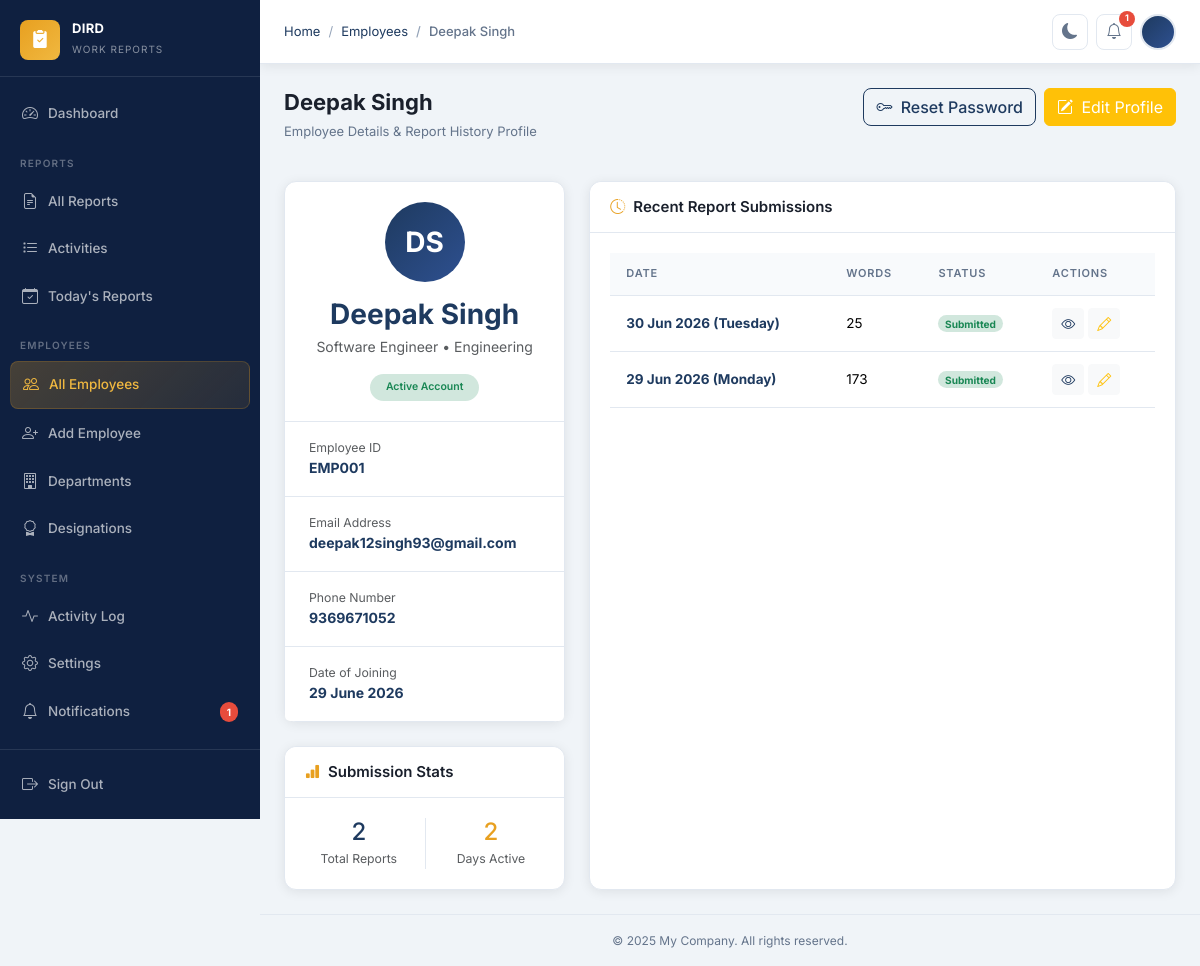
The page /employees/1/ (signed in) on the database as committed earlier.
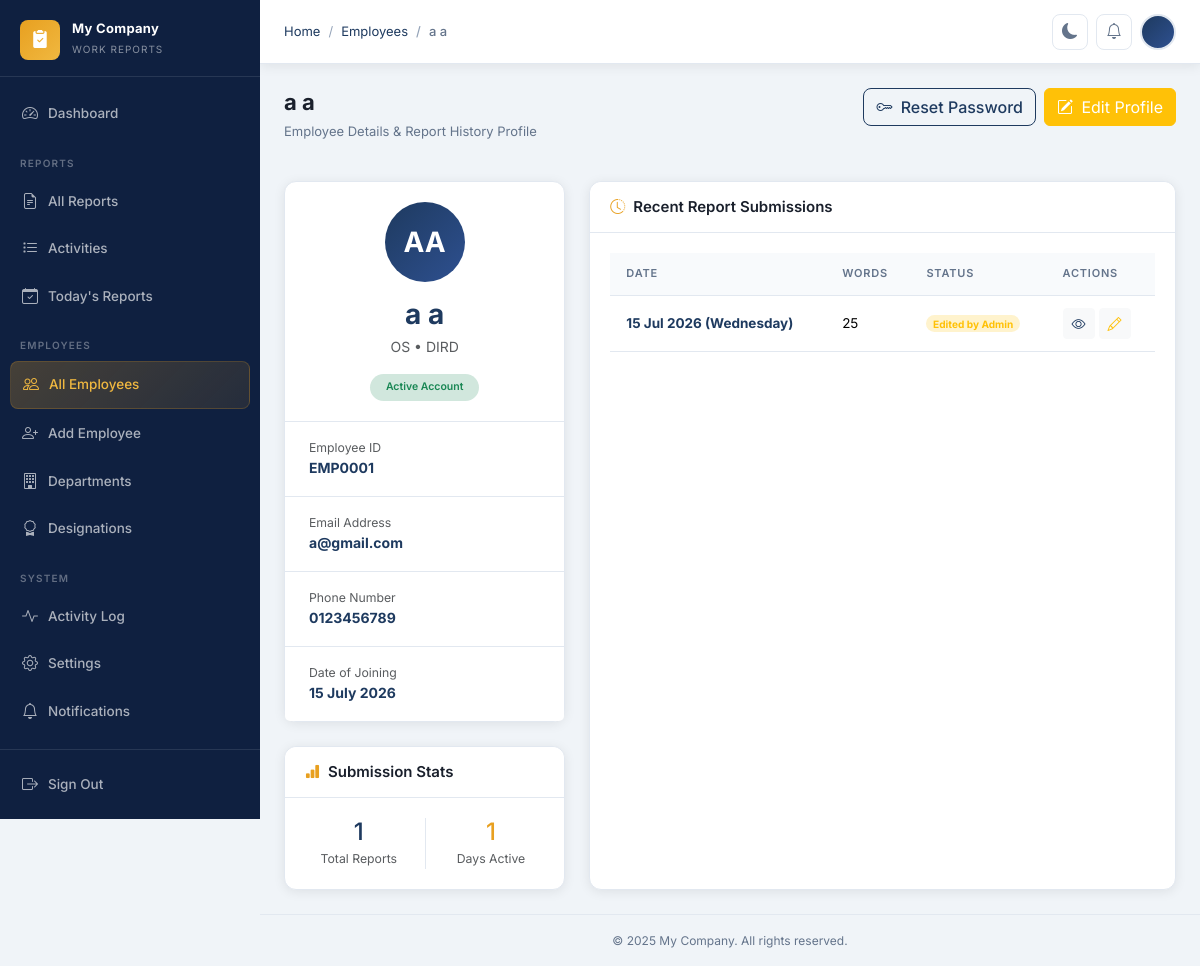
The same page on the database as committed later.
### apps/core/models.py (models this page shows, shortened)
class CompanySettings(models.Model):
    company_name = models.CharField(max_length=200, default='My Company')
    company_logo = models.ImageField(upload_to='company/', null=True, blank=True)
    timezone = models.CharField(max_length=100, default='Asia/Kolkata')
    date_format = models.CharField(
        max_length=30,
        default='%d %B %Y',
        help_text='Python strftime format string',
    )
    submission_deadline = models.TimeField(
        default='23:59',
        help_text='Daily report submission deadline (HH:MM)',
    )
    footer_text = models.CharField(
        max_length=300,
        default='© 2025 My Company. All rights reserved.',
    )
    theme = models.CharField(
        max_length=10,
        choices=[('light', 'Light'), ('dark', 'Dark')],
        default='light',
    )
    updated_at = models.DateTimeField(auto_now=True)
    class Meta:
        verbose_name = 'Company Settings'
        verbose_name_plural = 'Company Settings'
    @classmethod
    def get_settings(cls) -> 'CompanySettings':
        obj, _ = cls.objects.get_or_create(pk=1)
        return obj

### apps/employees/models.py (models this page shows, shortened)
class EmployeeProfile(models.Model):
    user = models.OneToOneField(
        User,
        on_delete=models.CASCADE,
        related_name='employee_profile',
    )
    department = models.ForeignKey(
        Department,
        on_delete=models.SET_NULL,
        null=True,
        blank=True,
        related_name='employee_profiles',
    )
    designation = models.ForeignKey(
        Designation,
        on_delete=models.SET_NULL,
        null=True,
        blank=True,
        related_name='employee_profiles',
    )
    employee_id = models.CharField(max_length=20, unique=True, blank=True)
    phone = models.CharField(max_length=20, blank=True)
    avatar = models.ImageField(upload_to='avatars/', null=True, blank=True)
    date_of_joining = models.DateField(null=True, blank=True)
    is_active = models.BooleanField(default=True)
    created_at = models.DateTimeField(auto_now_add=True)
    updated_at = models.DateTimeField(auto_now=True)
    class Meta:
        ordering = ['user__first_name', 'user__last_name']
        verbose_name = 'Employee Profile'
        verbose_name_plural = 'Employee Profiles'
    @property
    def full_name(self) -> str:
        return self.user.get_full_name() or self.user.username

class Designation(models.Model):
    name = models.CharField(max_length=100)
    department = models.ForeignKey(
        Department,
        on_delete=models.CASCADE,
        related_name='designations',
    )
    is_active = models.BooleanField(default=True)
    created_at = models.DateTimeField(auto_now_add=True)
    updated_at = models.DateTimeField(auto_now=True)
    class Meta:
        ordering = ['name']
        unique_together = [('name', 'department')]
        verbose_name = 'Designation'
        verbose_name_plural = 'Designations'

class Department(models.Model):
    name = models.CharField(max_length=100, unique=True)
    description = models.TextField(blank=True)
    is_active = models.BooleanField(default=True)
    created_at = models.DateTimeField(auto_now_add=True)
    updated_at = models.DateTimeField(auto_now=True)
    class Meta:
        ordering = ['name']
        verbose_name = 'Department'
        verbose_name_plural = 'Departments'

### apps/reports/models.py (models this page shows, shortened)
class DailyReport(models.Model):
    employee = models.ForeignKey(
        'employees.EmployeeProfile',
        on_delete=models.CASCADE,
        related_name='daily_reports',
    )
    date = models.DateField(default=timezone.localdate)
    report_text = models.TextField(blank=True)
    word_count = models.PositiveIntegerField(default=0, editable=False)
    is_edited = models.BooleanField(default=False)
    created_at = models.DateTimeField(auto_now_add=True)
    updated_at = models.DateTimeField(auto_now=True)
    class Meta:
        ordering = ['-date', '-created_at']
        unique_together = [('employee', 'date')]
        verbose_name = 'Daily Report'
        verbose_name_plural = 'Daily Reports'

### apps/employees/views.py (the view)
# urls.py: path('<int:pk>/', views.EmployeeDetailView.as_view(), name='employee_detail'),
class EmployeeDetailView(AdminRequiredMixin, DetailView):
    model = EmployeeProfile
    template_name = 'employees/employee_detail.html'
    context_object_name = 'employee'
    def get_context_data(self, **kwargs):
        ctx = super().get_context_data(**kwargs)
        ctx['recent_reports'] = self.object.daily_reports.order_by('-date')[:10]
        ctx['total_reports'] = self.object.daily_reports.count()
        return ctx

### apps/core/context_processors.py (called while the page is built)
def company_settings(request) -> dict:
    settings_obj = CompanySettings.get_settings()
    return {'company_settings': settings_obj}

### apps/core/mixins.py (called while the page is built)
    def dispatch(self, request, *args, **kwargs):
        if not request.user.is_authenticated:
            return self.handle_no_permission()
        if not request.user.is_staff:
            messages.error(request, 'You do not have permission to access this page.')
            return redirect('dashboard:index')
        return super().dispatch(request, *args, **kwargs)

### apps/notifications/context_processors.py (called while the page is built)
def notifications_count(request) -> dict:
    if request.user.is_authenticated:
        count = request.user.notifications.filter(is_read=False).count()
    else:
        count = 0
    return {'unread_notifications_count': count}

### templates/employees/employee_detail.html (shortened to what the changed rows need)
{% extends 'base.html' %}
{% block breadcrumb %}
  <li class="breadcrumb-item"><a href="{% url 'dashboard:index' %}">Home</a></li>
  <li class="breadcrumb-item"><a href="{% url 'employees:employee_list' %}">Employees</a></li>
  <li class="breadcrumb-item active" aria-current="page">{{ employee.full_name }}</li>
{% endblock %}
{% block content %}
<div class="page-header">
  <div>
    <h1 class="page-title">{{ employee.full_name }}</h1>
    <p class="page-subtitle">Employee Details &amp; Report History Profile</p>
  </div>
</div>
<div class="row g-4">
  <div class="col-lg-4">
    <div class="card border-0 rounded-custom shadow-sm bg-surface mb-4">
      <div class="card-body text-center p-4">
        <div class="avatar-circle xl mx-auto mb-3">
          {% if employee.avatar %}
            <img src="{{ employee.avatar.url }}" alt="Avatar" />
          {% else %}
            {{ employee.user.first_name|first|upper }}{{ employee.user.last_name|first|upper }}
          {% endif %}
        </div>
        <h3 class="fw-700 text-primary-custom mb-1">{{ employee.full_name }}</h3>
        <p class="text-muted mb-3">{{ employee.designation.name }} &bull; {{ employee.department.name }}</p>
        {% if employee.is_active %}
          <span class="badge rounded-pill bg-success-subtle text-success px-3 py-2 fw-600">Active Account</span>
        {% else %}
          <span class="badge rounded-pill bg-danger-subtle text-danger px-3 py-2 fw-600">Inactive Account</span>
        {% endif %}
      </div>
      <div class="list-group list-group-flush border-top border-custom bg-surface">
        <div class="list-group-item px-4 py-3 border-custom bg-transparent">
          <span class="d-block small text-muted">Employee ID</span>
          <strong class="text-primary-custom">{{ employee.employee_id }}</strong>
        </div>
        <div class="list-group-item px-4 py-3 border-custom bg-transparent">
          <span class="d-block small text-muted">Email Address</span>
          <strong class="text-primary-custom">{{ employee.user.email }}</strong>
        </div>
        <div class="list-group-item px-4 py-3 border-custom bg-transparent">
          <span class="d-block small text-muted">Phone Number</span>
          <strong class="text-primary-custom">{{ employee.phone|default:"—" }}</strong>
        </div>
        <div class="list-group-item px-4 py-3 border-custom bg-transparent">
          <span class="d-block small text-muted">Date of Joining</span>
          <strong class="text-primary-custom">{{ employee.date_of_joining|date:"d F Y"|default:"—" }}</strong>
        </div>
      </div>
    </div>
    <div class="card border-0 rounded-custom shadow-sm bg-surface">
      <div class="card-header">
        <h2 class="card-title"><i class="bi bi-bar-chart-fill text-accent"></i> Submission Stats</h2>
      </div>
      <div class="card-body">
        <div class="row text-center">
          <div class="col-6">
            <h4 class="fw-800 text-primary-custom m-0">{{ total_reports }}</h4>
            <span class="text-muted small uppercase">Total Reports</span>
          </div>
          <div class="col-6 border-start border-custom">
            <h4 class="fw-800 text-accent m-0">
              {% if employee.date_of_joining %}
                {{ total_reports }}
              {% else %}
                —
              {% endif %}
            </h4>
            <span class="text-muted small uppercase">Days Active</span>
          </div>
        </div>
      </div>
    </div>
  </div>
  <div class="col-lg-8">
    <div class="card border-0 rounded-custom shadow-sm bg-surface h-100">
      <div class="card-header">
        <h2 class="card-title"><i class="bi bi-clock-history text-accent"></i> Recent Report Submissions</h2>
      </div>
      <div class="card-body p-0">
        {% if recent_reports %}
          <div class="table-responsive">
            <table class="table table-hover align-middle mb-0">
              <thead>
                <tr>
                  <th>Date</th>
                  <th>Words</th>
                  <th>Status</th>
                  <th>Actions</th>
                </tr>
              </thead>
              <tbody>
                {% for r in recent_reports %}
                  <tr>
                    <td><strong class="text-primary-custom">{{ r.date|date:"d M Y (l)" }}</strong></td>
                    <td>{{ r.word_count }}</td>
                    <td>
                      {% if r.is_edited %}
                        <span class="badge rounded-pill bg-warning-subtle text-warning">Edited by Admin</span>
                      {% else %}
                        <span class="badge rounded-pill bg-success-subtle text-success">Submitted</span>
                      {% endif %}
                    </td>
                    <td>
                      <div class="d-flex gap-1">
                        <a href="{% url 'reports:admin_report_detail' r.pk %}" class="btn btn-light btn-sm text-primary-custom" data-bs-toggle="tooltip" title="View Report"><i class="bi bi-eye"></i></a>
                        <a href="{% url 'reports:admin_report_edit' r.pk %}" class="btn btn-light btn-sm text-warning" data-bs-toggle="tooltip" title="Edit Report"><i class="bi bi-pencil"></i></a>
                      </div>
                    </td>
                  </tr>
                {% endfor %}
              </tbody>
            </table>
          </div>
        {% else %}
          <div class="empty-state py-5">
            <i class="bi bi-journal-x empty-state-icon"></i>
            <h3 class="empty-state-title">No Reports Found</h3>
            <p class="empty-state-text">This employee has not submitted any work reports yet.</p>
          </div>
        {% endif %}
      </div>
    </div>
  </div>
</div>
{% endblock %}

### templates/base.html (shortened to what the changed rows need)
{% load static %}
<!DOCTYPE html>
<html lang="en" data-theme="light">
<head>
  <link rel="stylesheet" href="https://cdn.jsdelivr.net/npm/bootstrap@5.3.3/dist/css/bootstrap.min.css" />
  <link rel="stylesheet" href="https://cdn.jsdelivr.net/npm/bootstrap-icons@1.11.3/font/bootstrap-icons.min.css" />
  <link rel="stylesheet" href="{% static 'css/style.css' %}?v=2" />
</head>
<body>
<div class="layout">
  <aside class="sidebar" id="sidebar">
    <a class="sidebar-brand" href="{% url 'dashboard:index' %}">
      <div class="sidebar-brand-text">
        <span class="sidebar-brand-name">{{ company_settings.company_name }}</span>
        <span class="sidebar-brand-sub">Work Reports</span>
      </div>
    </a>
    <nav class="sidebar-nav">
      <div class="nav-item">
        <a href="{% url 'notifications:notification_list' %}" class="nav-link {% if 'notifications' in request.path %}active{% endif %}">
          <i class="bi bi-bell"></i> Notifications
          {% if unread_notifications_count > 0 %}
          <span class="nav-badge">{{ unread_notifications_count }}</span>
          {% endif %}
        </a>
      </div>
    </nav>
  </aside>
  <div class="main-content">
    <header class="topbar">
      <div class="breadcrumb-wrapper">
        <nav aria-label="breadcrumb">
          <ol class="breadcrumb">
            {% block breadcrumb %}{% endblock %}
          </ol>
        </nav>
      </div>
      <div class="topbar-actions">
        <a href="{% url 'notifications:notification_list' %}" class="topbar-btn" title="Notifications">
          <i class="bi bi-bell"></i>
          {% if unread_notifications_count > 0 %}
          <span class="notif-badge" id="notif-badge">{{ unread_notifications_count }}</span>
          {% endif %}
        </a>
      </div>
    </header>
    <div class="toast-container position-fixed top-0 end-0 p-3" style="z-index:9998;">
    </div>
    <main class="page-content">
      {% block content %}{% endblock %}
    </main>
    <footer class="py-3 px-4 text-center" style="border-top:1px solid var(--border);font-size:12px;color:var(--text-muted);">
      {{ company_settings.footer_text }}
    </footer>
  </div>
</div>
</body>
</html>

Rows that differ between the two databases and show on the page:
removed DailyReport: date "30 Jun 2026 (Tuesday)", word_count "25", is_edited "Submitted"
removed DailyReport: date "29 Jun 2026 (Monday)", word_count "173", is_edited "Submitted"
changed CompanySettings: company_name "DIRD" → "My Company"
changed EmployeeProfile: full_name "Deepak Singh" → "a a"; user.first_name|first "D" → "A"; user.last_name|first "S" → "A"; designation.name "Software Engineer" → "OS"; department.name "Engineering" → "DIRD"; employee_id "EMP001" → "EMP0001"; user.email "deepak12singh93@gmail.com" → "a@gmail.com"; phone "9369671052" → "0123456789"; date_of_joining "29 June 2026" → "15 July 2026"
added DailyReport: date "15 Jul 2026 (Wednesday)", word_count "25", is_edited "Edited by Admin"
Other text that changed with them:
{{ total_reports }}: "2" → "1"
{{ unread_notifications_count }}: "1" → (not shown)
